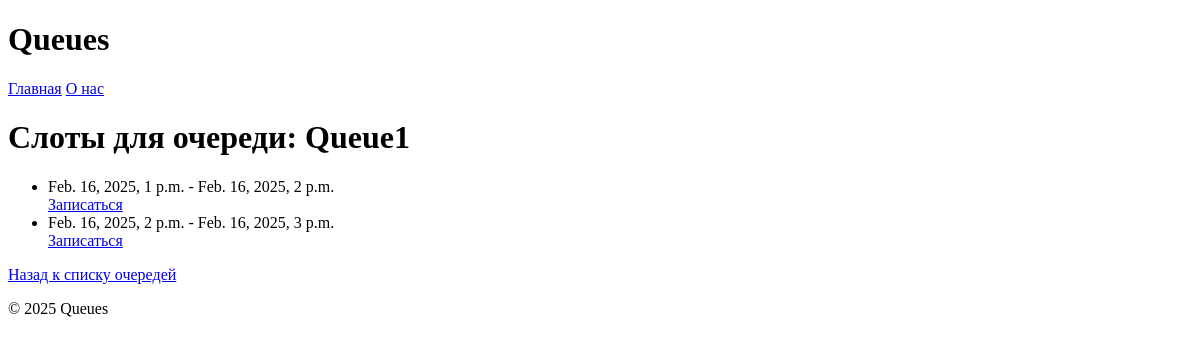
The page /queue/1/ (signed in) on the database as committed earlier.
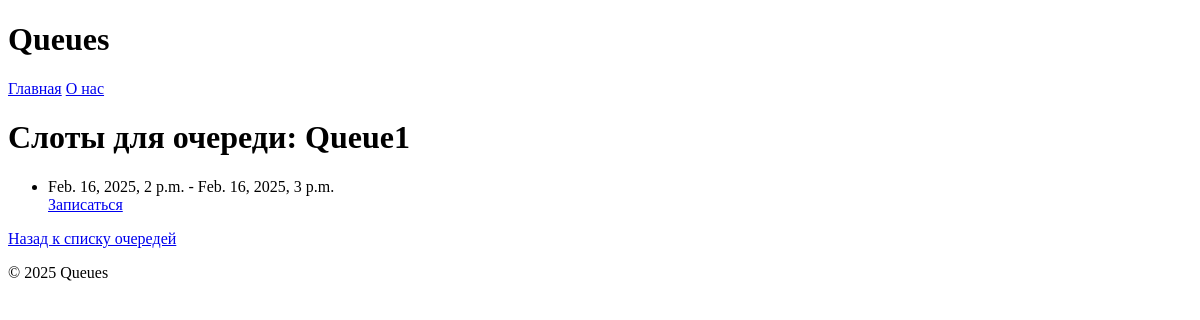
The same page on the database as committed later.
### queue_app/models.py (models this page shows, shortened)
class Slot(models.Model):
    queue = models.ForeignKey(Queue, on_delete=models.CASCADE)
    start_time = models.DateTimeField()
    end_time = models.DateTimeField()
    is_available = models.BooleanField(default=True)

### queue_app/views.py (the view)
# urls.py: path('queue/<int:queue_id>/', views.slot_list, name='slot_list'),
@login_required
def slot_list(request, queue_id):
    queue = get_object_or_404(Queue, id=queue_id)
    if is_admin(request.user):  # Проверяем, является ли пользователь администратором
        slots = Slot.objects.filter(queue=queue)  # Администратор видит все слоты
    else:
        slots = Slot.objects.filter(queue=queue, is_available=True)  # Обычный пользователь видит только доступные
    return render(request, 'queue_app/slot_list.html', {'queue': queue, 'slots': slots})

### queue_app/views.py (called while the page is built)
def is_admin(user):
    return user.is_staff

### queue_app/templates/queue_app/slot_list.html (shortened to what this page needs)
{% extends "base.html" %}
{% block content %}
<div class="container mx-auto px-4 py-8">
    <h1 class="text-3xl font-bold text-gray-800 mb-6">Слоты для очереди: {{ queue.name }}</h1>
    <ul class="space-y-4">
        {% for slot in slots %}
            <li class="bg-white shadow rounded-lg p-4 flex justify-between items-center">
                <span class="text-gray-700">{{ slot.start_time }} - {{ slot.end_time }}</span>
                <div class="space-x-4">
                    <a href="{% url 'book_slot' slot.id %}" class="bg-blue-500 text-white px-4 py-2 rounded-lg hover:bg-blue-600">Записаться</a>
                </div>
            </li>
        {% empty %}
            <p class="text-gray-500">Нет доступных слотов</p>
        {% endfor %}
    </ul>
    <div class="mt-6">
        <a href="{% url 'queue_list' %}" class="inline-block bg-gray-500 text-white px-6 py-3 rounded-lg hover:bg-gray-600">Назад к списку очередей</a>
    </div>
</div>
{% endblock %}

Rows that differ between the two databases and show on the page:
no longer on this page (row edited): Slot: start_time "Feb. 16, 2025, 1 p.m.", end_time "Feb. 16, 2025, 2 p.m."
